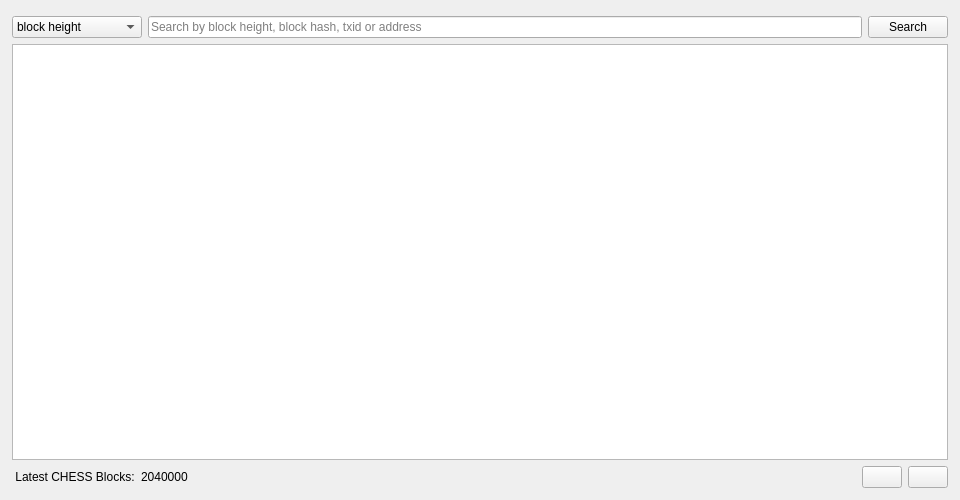
<?xml version="1.0" encoding="UTF-8"?>
<ui version="4.0">
 <class>BlockBrowser</class>
 <widget class="QWidget" name="BlockBrowser">
  <property name="geometry">
   <rect>
    <x>0</x>
    <y>0</y>
    <width>960</width>
    <height>500</height>
   </rect>
  </property>
  <property name="minimumSize">
   <size>
    <width>800</width>
    <height>500</height>
   </size>
  </property>
  <property name="windowTitle">
   <string>ChessCoin 0.32% - Block Explorer</string>
  </property>
  <layout class="QGridLayout">
   <property name="sizeConstraint">
    <enum>QLayout::SetMaximumSize</enum>
   </property>
   <property name="leftMargin">
    <number>12</number>
   </property>
   <property name="topMargin">
    <number>16</number>
   </property>
   <property name="rightMargin">
    <number>12</number>
   </property>
   <property name="bottomMargin">
    <number>12</number>
   </property>
   <item row="1" column="0">
    <widget class="QTextEdit" name="txtContent">
     <property name="verticalScrollBarPolicy">
      <enum>Qt::ScrollBarAsNeeded</enum>
     </property>
     <property name="horizontalScrollBarPolicy">
      <enum>Qt::ScrollBarAlwaysOff</enum>
     </property>
     <property name="readOnly">
      <bool>true</bool>
     </property>
    </widget>
   </item>
   <item row="0" column="0">
    <layout class="QHBoxLayout" name="horizontalLayout">
     <item>
      <widget class="QComboBox" name="cmbSearchFilter">
       <property name="minimumSize">
        <size>
         <width>130</width>
         <height>0</height>
        </size>
       </property>
       <item>
        <property name="text">
         <string>block height</string>
        </property>
       </item>
       <item>
        <property name="text">
         <string>block hash</string>
        </property>
       </item>
       <item>
        <property name="text">
         <string>txid</string>
        </property>
       </item>
       <item>
        <property name="text">
         <string>address</string>
        </property>
       </item>
      </widget>
     </item>
     <item>
      <widget class="QValidatedLineEdit" name="searchText">
       <property name="placeholderText">
        <string>Search by block height, block hash, txid or address</string>
       </property>
       <property name="clearButtonEnabled">
        <bool>false</bool>
       </property>
      </widget>
     </item>
     <item>
      <widget class="QPushButton" name="btnFindBlock">
       <property name="text">
        <string>Search</string>
       </property>
       <property name="icon">
        <iconset resource="../bitcoin.qrc">
         <normaloff>:/icons/find</normaloff>:/icons/find</iconset>
       </property>
      </widget>
     </item>
    </layout>
   </item>
   <item row="2" column="0">
    <layout class="QHBoxLayout" name="horizontalLayout_2">
     <item>
      <widget class="QLabel" name="label">
       <property name="text">
        <string> Latest CHESS Blocks:</string>
       </property>
      </widget>
     </item>
     <item>
      <widget class="QLabel" name="lblHeight">
       <property name="text">
        <string>2040000</string>
       </property>
       <property name="textInteractionFlags">
        <set>Qt::LinksAccessibleByMouse|Qt::TextSelectableByMouse</set>
       </property>
      </widget>
     </item>
     <item>
      <spacer name="horizontalSpacer">
       <property name="orientation">
        <enum>Qt::Horizontal</enum>
       </property>
       <property name="sizeHint" stdset="0">
        <size>
         <width>40</width>
         <height>20</height>
        </size>
       </property>
      </spacer>
     </item>
     <item>
      <widget class="QPushButton" name="btnCopy">
       <property name="toolTip">
        <string>Copy block info</string>
       </property>
       <property name="text">
        <string/>
       </property>
       <property name="icon">
        <iconset resource="../bitcoin.qrc">
         <normaloff>:/icons/editcopy</normaloff>:/icons/editcopy</iconset>
       </property>
      </widget>
     </item>
     <item>
      <widget class="QPushButton" name="btnClear">
       <property name="toolTip">
        <string>Clear block info</string>
       </property>
       <property name="text">
        <string/>
       </property>
       <property name="icon">
        <iconset resource="../bitcoin.qrc">
         <normaloff>:/icons/remove</normaloff>:/icons/remove</iconset>
       </property>
      </widget>
     </item>
    </layout>
   </item>
  </layout>
 </widget>
 <customwidgets>
  <customwidget>
   <class>QValidatedLineEdit</class>
   <extends>QLineEdit</extends>
   <header>qvalidatedlineedit.h</header>
  </customwidget>
 </customwidgets>
 <resources>
  <include location="../bitcoin.qrc"/>
 </resources>
 <connections/>
</ui>
